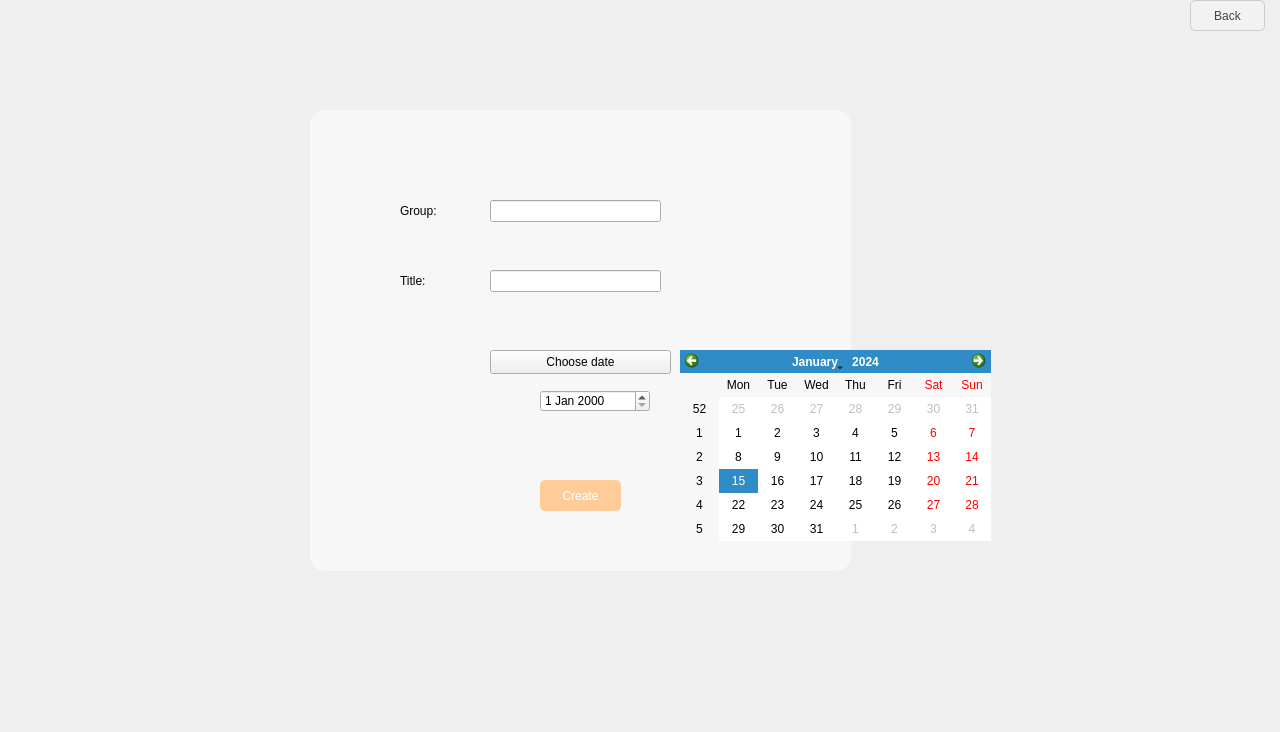
<?xml version="1.0" encoding="UTF-8"?>
<ui version="4.0">
 <class>createhomework</class>
 <widget class="QMainWindow" name="createhomework">
  <property name="geometry">
   <rect>
    <x>0</x>
    <y>0</y>
    <width>1280</width>
    <height>732</height>
   </rect>
  </property>
  <property name="windowTitle">
   <string>MainWindow</string>
  </property>
  <widget class="QWidget" name="centralwidget">
   <widget class="QLabel" name="label">
    <property name="geometry">
     <rect>
      <x>0</x>
      <y>0</y>
      <width>1321</width>
      <height>731</height>
     </rect>
    </property>
    <property name="styleSheet">
     <string notr="true">background-image: url(D:/Teme Proiecte/POO PROIECT/background.png);</string>
    </property>
    <property name="text">
     <string/>
    </property>
   </widget>
   <widget class="QPushButton" name="backButton">
    <property name="geometry">
     <rect>
      <x>1190</x>
      <y>0</y>
      <width>75</width>
      <height>31</height>
     </rect>
    </property>
    <property name="styleSheet">
     <string notr="true">QPushButton {
    font-family: &quot;Helvetica Neue&quot;, Helvetica, Arial, sans-serif;
    font-size: 12px;
    color: #444444;
    border-radius: 5px;
    padding: 8px;
    border: 1px solid #cccccc;
    background-color: #f2f2f2;
}

QPushButton::drop-down {
    subcontrol-origin: padding;
    subcontrol-position: top right;
    width: 20px;
    border-left-width: 1px;
    border-left-color: #cccccc;
    border-left-style: solid;
    border-top-right-radius: 5px;
    border-bottom-right-radius: 5px;
    background-color: #ffcc99;
}

QPushButton::down-arrow {
    image: url(path/to/down-arrow.png);
    width: 12px;
    height: 12px;
}</string>
    </property>
    <property name="text">
     <string>Back</string>
    </property>
   </widget>
   <widget class="QListWidget" name="listWidget">
    <property name="geometry">
     <rect>
      <x>310</x>
      <y>110</y>
      <width>541</width>
      <height>461</height>
     </rect>
    </property>
    <property name="styleSheet">
     <string notr="true">QWidget {
    background-color: #f7f7f7;
    border-radius: 15px;
    font-family: &quot;Helvetica Neue&quot;, Helvetica, Arial, sans-serif;
    font-size: 14px;
    color: #444444;
}

QLabel {
    color: #777777;
}

QPushButton {
    background-color: #f2d3bd;
    border: none;
    border-radius: 5px;
    color: #ffffff;
    padding: 8px;
}

QPushButton:hover {
    background-color: #e1b6a1;
}</string>
    </property>
   </widget>
   <widget class="QPushButton" name="createButton">
    <property name="geometry">
     <rect>
      <x>540</x>
      <y>480</y>
      <width>81</width>
      <height>31</height>
     </rect>
    </property>
    <property name="styleSheet">
     <string notr="true">QPushButton {
    background-color: #ffcc99;
    border: none;
    border-radius: 5px;
    color: #ffffff;
    padding: 8px;
}

QPushButton:hover {
    background-color: #ffbb77;
}</string>
    </property>
    <property name="text">
     <string>Create</string>
    </property>
   </widget>
   <widget class="QLabel" name="label_2">
    <property name="geometry">
     <rect>
      <x>400</x>
      <y>190</y>
      <width>91</width>
      <height>41</height>
     </rect>
    </property>
    <property name="text">
     <string>Group:</string>
    </property>
   </widget>
   <widget class="QLineEdit" name="grouplineedit">
    <property name="geometry">
     <rect>
      <x>490</x>
      <y>200</y>
      <width>171</width>
      <height>22</height>
     </rect>
    </property>
   </widget>
   <widget class="QLineEdit" name="titlelineedit">
    <property name="geometry">
     <rect>
      <x>490</x>
      <y>270</y>
      <width>171</width>
      <height>22</height>
     </rect>
    </property>
   </widget>
   <widget class="QLabel" name="label_3">
    <property name="geometry">
     <rect>
      <x>400</x>
      <y>270</y>
      <width>61</width>
      <height>21</height>
     </rect>
    </property>
    <property name="text">
     <string>Title:</string>
    </property>
   </widget>
   <widget class="QCalendarWidget" name="calendarWidget">
    <property name="geometry">
     <rect>
      <x>680</x>
      <y>350</y>
      <width>311</width>
      <height>191</height>
     </rect>
    </property>
   </widget>
   <widget class="QPushButton" name="dateButton">
    <property name="geometry">
     <rect>
      <x>490</x>
      <y>350</y>
      <width>181</width>
      <height>24</height>
     </rect>
    </property>
    <property name="text">
     <string>Choose date</string>
    </property>
   </widget>
   <widget class="QDateEdit" name="dateEdit">
    <property name="geometry">
     <rect>
      <x>540</x>
      <y>390</y>
      <width>110</width>
      <height>22</height>
     </rect>
    </property>
   </widget>
  </widget>
 </widget>
 <resources/>
 <connections/>
</ui>
